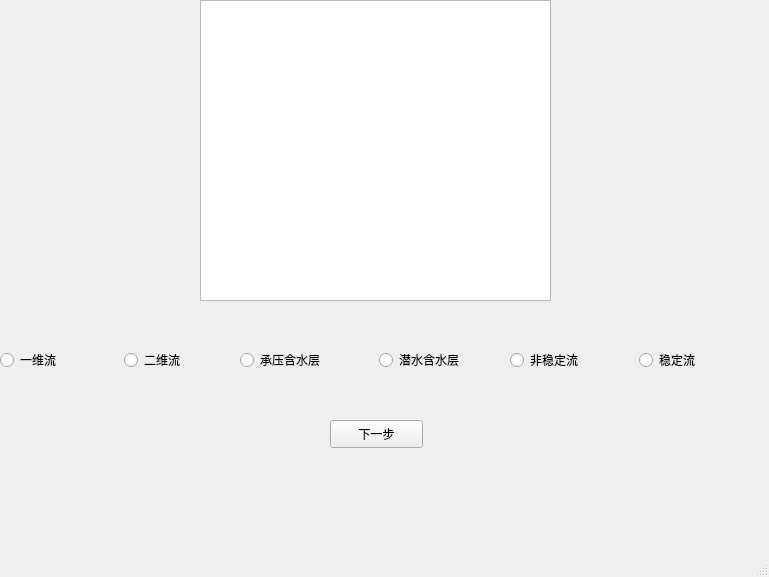
<?xml version="1.0" encoding="UTF-8"?>
<ui version="4.0">
 <class>FDM_undergroundwater</class>
 <widget class="QMainWindow" name="FDM_undergroundwater">
  <property name="geometry">
   <rect>
    <x>0</x>
    <y>0</y>
    <width>769</width>
    <height>577</height>
   </rect>
  </property>
  <property name="windowTitle">
   <string>FDM_undergroundwater</string>
  </property>
  <property name="documentMode">
   <bool>false</bool>
  </property>
  <widget class="QWidget" name="centralwidget">
   <widget class="QPushButton" name="pushButton">
    <property name="geometry">
     <rect>
      <x>330</x>
      <y>420</y>
      <width>93</width>
      <height>28</height>
     </rect>
    </property>
    <property name="text">
     <string>下一步</string>
    </property>
   </widget>
   <widget class="QWidget" name="horizontalLayoutWidget">
    <property name="geometry">
     <rect>
      <x>240</x>
      <y>320</y>
      <width>271</width>
      <height>80</height>
     </rect>
    </property>
    <layout class="QHBoxLayout" name="horizontalLayout">
     <item>
      <widget class="QRadioButton" name="radioButton_4">
       <property name="text">
        <string>承压含水层</string>
       </property>
      </widget>
     </item>
     <item>
      <widget class="QRadioButton" name="radioButton_3">
       <property name="text">
        <string>潜水含水层</string>
       </property>
      </widget>
     </item>
    </layout>
   </widget>
   <widget class="QWidget" name="horizontalLayoutWidget_2">
    <property name="geometry">
     <rect>
      <x>0</x>
      <y>320</y>
      <width>241</width>
      <height>80</height>
     </rect>
    </property>
    <layout class="QHBoxLayout" name="horizontalLayout_2">
     <item>
      <widget class="QRadioButton" name="radioButton">
       <property name="text">
        <string>一维流</string>
       </property>
      </widget>
     </item>
     <item>
      <widget class="QRadioButton" name="radioButton_2">
       <property name="text">
        <string>二维流</string>
       </property>
      </widget>
     </item>
    </layout>
   </widget>
   <widget class="QWidget" name="horizontalLayoutWidget_3">
    <property name="geometry">
     <rect>
      <x>510</x>
      <y>320</y>
      <width>251</width>
      <height>80</height>
     </rect>
    </property>
    <layout class="QHBoxLayout" name="horizontalLayout_3">
     <item>
      <widget class="QRadioButton" name="radioButton_6">
       <property name="text">
        <string>非稳定流</string>
       </property>
      </widget>
     </item>
     <item>
      <widget class="QRadioButton" name="radioButton_5">
       <property name="text">
        <string>稳定流</string>
       </property>
      </widget>
     </item>
    </layout>
   </widget>
   <widget class="QTextBrowser" name="textBrowser">
    <property name="geometry">
     <rect>
      <x>200</x>
      <y>0</y>
      <width>351</width>
      <height>301</height>
     </rect>
    </property>
   </widget>
  </widget>
  <widget class="QMenuBar" name="menubar">
   <property name="geometry">
    <rect>
     <x>0</x>
     <y>0</y>
     <width>769</width>
     <height>26</height>
    </rect>
   </property>
  </widget>
  <widget class="QStatusBar" name="statusbar"/>
 </widget>
 <resources/>
 <connections/>
</ui>
